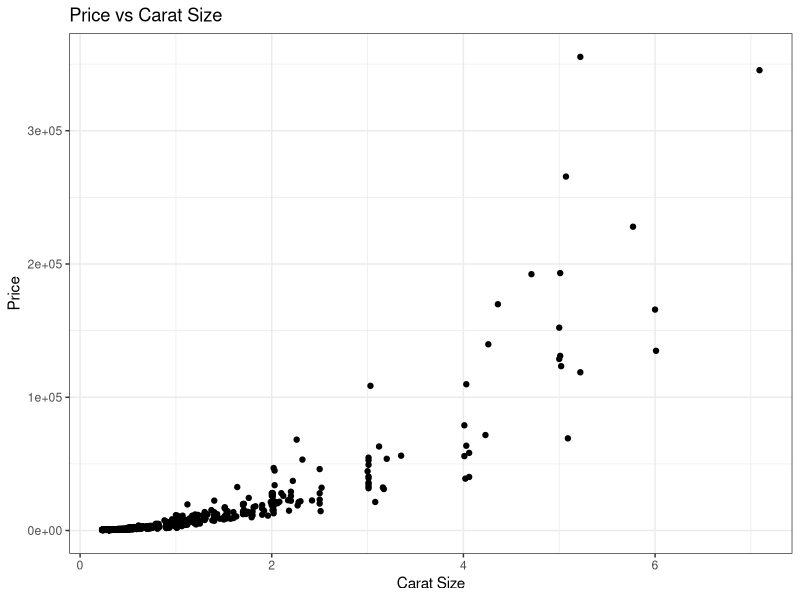
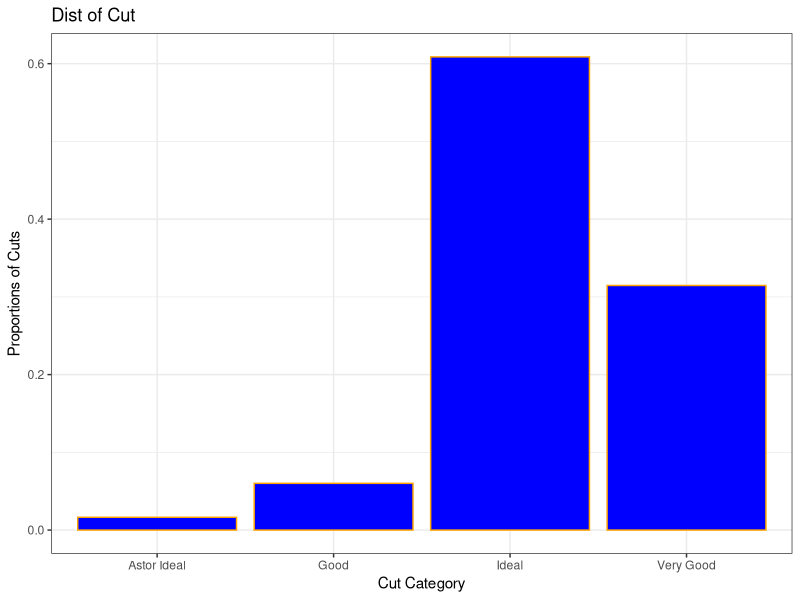
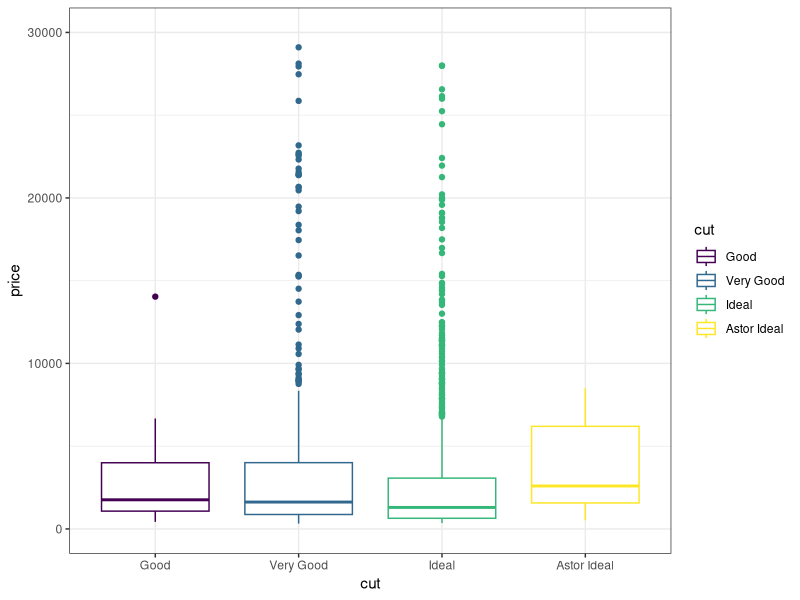
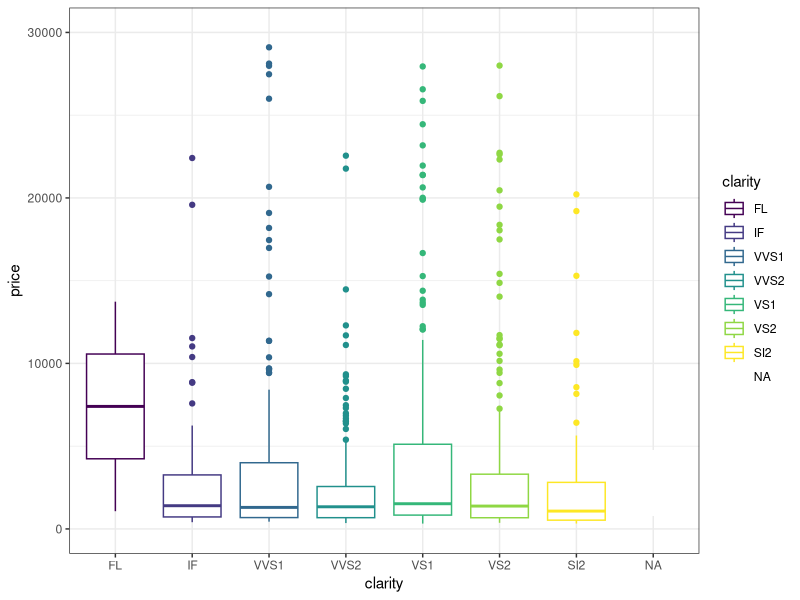
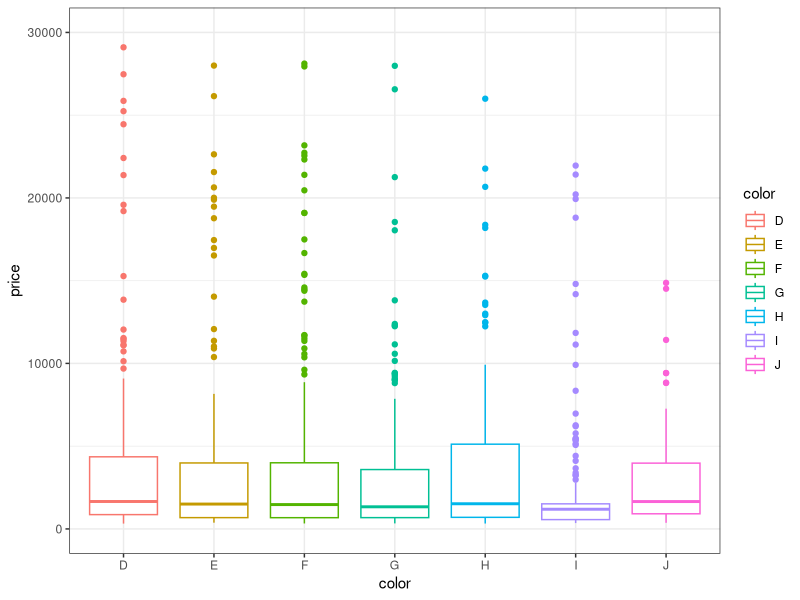

Write R code to recreate these figures, in order.
## ---- chunk 1
knitr::opts_chunk$set(echo = TRUE)
## ---- chunk 2
library(dplyr)
library(MASS)
library(tidyverse)
setwd("/Users/maxryoo/Documents/MSDS/STAT6021/Project")
data = read.csv("diamonds4.csv")
head(data)
## ---- chunk 3
data %>%
  ggplot(aes(carat, price)) +
  geom_point() + 
  labs(x="Carat Size", y="Price", title="Price vs Carat Size") +
  theme_bw()
## ---- chunk 4
newData = data %>%
  group_by(cut) %>%
  summarize(Counts=n()) %>%
  mutate(prop=Counts/nrow(data))

ggplot(newData, aes(x=cut, y=prop)) +
  geom_bar(stat="identity",fill="blue", color="orange") +
  labs(x="Cut Category", y="Proportions of Cuts", title="Dist of Cut") +
  theme_bw()
## ---- chunk 5
data$cut <- factor(data$cut,
    levels = c('Good','Very Good', 'Ideal', 'Astor Ideal'),ordered = TRUE)
ggplot(data, aes(x=cut, y=price, color=cut)) +
  geom_boxplot() + 
  scale_y_continuous(limits=c(0,30000), breaks=seq(0,30000,10000)) +
  theme_bw()
## ---- chunk 6
data$clarity
data$clarity <- factor(data$clarity,
    levels = c('FL','IF', 'VVS1', 'VVS2', 'VS1', 'VS2', 'SI2','S'),ordered = TRUE)
ggplot(data, aes(x=clarity, y=price, color=clarity)) +
  geom_boxplot() + 
  scale_y_continuous(limits=c(0,30000), breaks=seq(0,30000,10000)) +
  theme_bw()
## ---- chunk 7
ggplot(data, aes(x=color, y=price, color=color)) +
  geom_boxplot() + 
  scale_y_continuous(limits=c(0,30000), breaks=seq(0,30000,10000)) +
  theme_bw()
